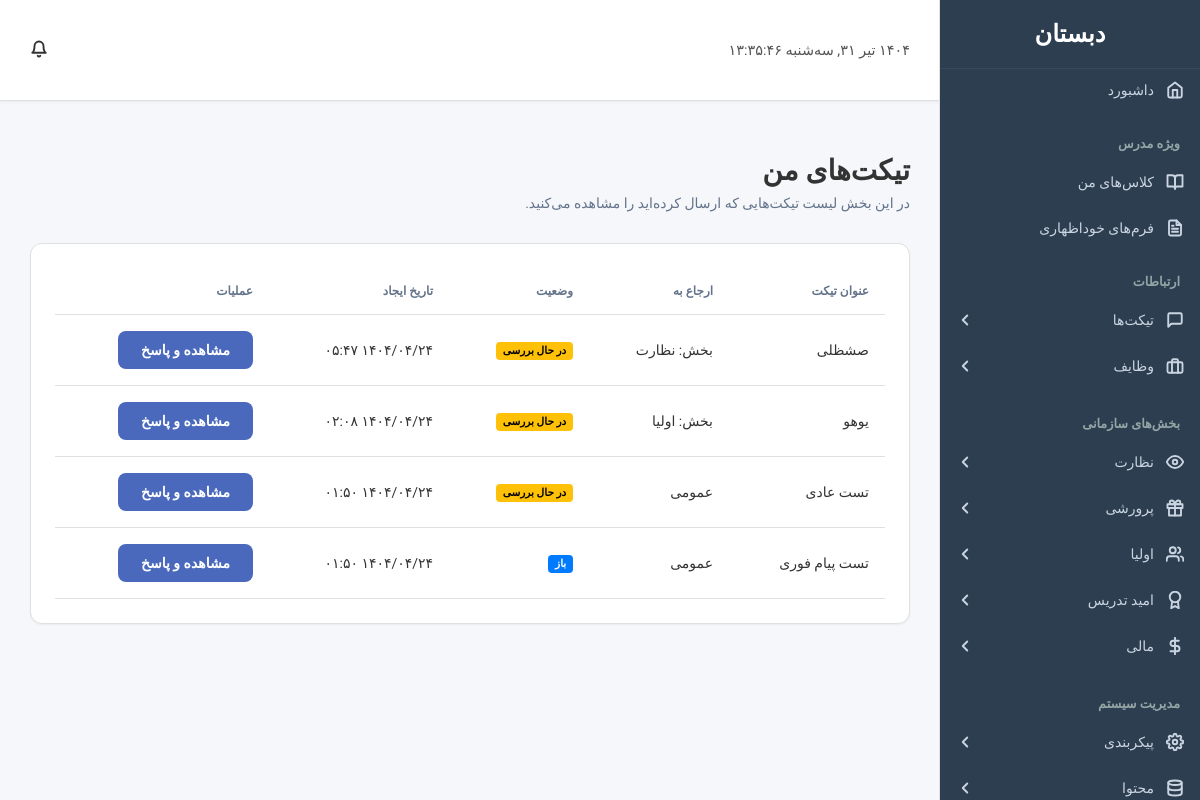
The page /user/my_tickets.php (signed in) on the database its author committed.
### tables this page shows
CREATE TABLE `tickets` (
  `id` int(11) NOT NULL,
  `title` varchar(255) NOT NULL,
  `message` text NOT NULL,
  `user_id` int(11) NOT NULL,
  `assigned_to_department_id` int(11) DEFAULT NULL,
  `assigned_to_user_id` int(11) DEFAULT NULL,
  `status` enum('open','in_progress','closed') NOT NULL DEFAULT 'open',
  `priority` enum('normal','urgent') NOT NULL DEFAULT 'normal',
  `created_at` datetime DEFAULT current_timestamp()
);

CREATE TABLE `departments` (
  `id` int(11) NOT NULL,
  `department_name` varchar(100) NOT NULL,
  `department_description` text DEFAULT NULL
);

### includes/functions.php (called while the page is built, shortened)
<?php
require_once 'jdf.php';
function to_persian_date($datetime_str, $format = 'Y/m/d H:i') {
    $timestamp = strtotime($datetime_str);
    return jdf($format, $timestamp);
}
?>

### includes/jdf.php (called while the page is built, shortened)
<?php
function jdf($format, $timestamp = '', $none = '', $time_zone = 'Asia/Tehran', $tr_num = 'fa')
{
	$T_sec = 0;
	$ts = $T_sec + (($timestamp === '') ? time() : tr_num($timestamp));
	$date = explode('_', date('H_i_j_n_O_P_s_w_Y', $ts));
	list($j_y, $j_m, $j_d) = gregorian_to_jalali($date[8], $date[3], $date[2]);
	$doy = ($j_m < 7) ? (($j_m - 1) * 31) + $j_d - 1 : (($j_m - 7) * 30) + $j_d + 185;
	$kab = (((($date[8] - 1969) % 4) == 0) and !(($date[8] - 1969) % 100 == 0) and (($date[8] - 1969) % 400 != 0)) ? 1 : 0;
	$sy = (($date[8] - 1) % 4) == 0;
	$j_week = ($date[6] < 6) ? $date[6] + 1 : 0;
	$p_week = array('یک شنبه', 'دوشنبه', 'سه شنبه', 'چهارشنبه', 'پنج شنبه', 'جمعه', 'شنبه');
	$p_month = array('فروردین', 'اردیبهشت', 'خرداد', 'تیر', 'مرداد', 'شهریور', 'مهر', 'آبان', 'آذر', 'دی', 'بهمن', 'اسفند');
	$month_name = isset($p_month[$j_m - 1]) ? $p_month[$j_m - 1] : '';
	$format = str_replace(array('Mo', 'Month', 'D', 'W', 'Y', 'yy', 'y', 'm', 'n', 'd', 'j', 'w', 'S', 'g', 'G', 'h', 'H', 'i', 's', 't', 'a', 'A', 'z', 'O', 'P', 'B', 'L'), array($date[3], $month_name, $j_d, $p_week[$j_week], $j_y, substr($j_y, 2, 4), substr($j_y, 2, 4), ($j_m > 9) ? $j_m : '0' . $j_m, $j_m, ($j_d > 9) ? $j_d : '0' . $j_d, $j_d, $j_week, 'ام', ($date[0] > 12) ? $date[0] - 12 : $date[0], $date[0], ($date[0] > 12) ? $date[0] - 12 : $date[0], $date[0], $date[1], $date[7], ($j_m != 12) ? (31 - (int)($j_m / 6.5)) : ($kab ? 30 : 29), ($date[0] < 12) ? 'ق.ظ' : 'ب.ظ', ($date[0] < 12) ? 'قبل از ظهر' : 'بعد از ظهر', $doy, $date[4], $date[5], (int)(($ts % 86400) + 3600) / 3.6, $sy), $format);
	if ($tr_num != 'en') {
		$format = str_replace(array('0', '1', '2', '3', '4', '5', '6', '7', '8', '9'), array('۰', '۱', '۲', '۳', '۴', '۵', '۶', '۷', '۸', '۹'), $format);
	}
	return ($none === '') ? $format : str_replace(array(0, 1, 2, 3, 4, 5, 6, 7, 8, 9), array('', '', '', '', '', '', '', '', '', ''), $format);
}
function gregorian_to_jalali($g_y, $g_m, $g_d, $mod = '')
{
	$g_d_m = array(0, 31, 59, 90, 120, 151, 181, 212, 243, 273, 304, 334);
	if ($g_y > 1600) {
		$jy = 979;
		$g_y -= 1600;
	} else {
		$jy = 0;
		$g_y -= 621;
	}
	$gy2 = ($g_m > 2) ? ($g_y + 1) : $g_y;
	$days = (365 * $g_y) + ((int)(($gy2 + 3) / 4)) - ((int)(($gy2 + 99) / 100)) + ((int)(($gy2 + 399) / 400)) - 80 + $g_d + $g_d_m[$g_m - 1];
	$jy += 33 * ((int)($days / 12053));
	$days %= 12053;
	$jy += 4 * ((int)($days / 1461));
	$days %= 1461;
	$jy += (int)(($days - 1) / 365);
	if ($days > 365) $days = ($days - 1) % 365;
	if ($days < 186) {
		$jm = 1 + (int)($days / 31);
		$jd = 1 + ($days % 31);
	} else {
		$jm = 7 + (int)(($days - 186) / 30);
		$jd = 1 + (($days - 186) % 30);
	}
	return ($mod === '') ? array($jy, $jm, $jd) : $jy . $mod . $jm . $mod . $jd;
}
function tr_num($str, $mod = 'en', $mf = '٫')
{
	$num_a = array('0', '1', '2', '3', '4', '5', '6', '7', '8', '9', '.');
	$key_a = array('۰', '۱', '۲', '۳', '۴', '۵', '۶', '۷', '۸', '۹', $mf);
	return ($mod == 'fa') ? str_replace($num_a, $key_a, $str) : str_replace($key_a, $num_a, $str);
}
?>

### user/my_tickets.php (the view, shortened to what this page needs)
<?php
require_once "../includes/functions.php";
$user_id = $_SESSION['id'];
$tickets = [];
$sql = "SELECT t.id, t.title, t.status, t.created_at, d.department_name
        FROM tickets t
        LEFT JOIN departments d ON t.assigned_to_department_id = d.id
        WHERE t.user_id = ?
        ORDER BY t.created_at DESC";
if($stmt = mysqli_prepare($link, $sql)){
    mysqli_stmt_bind_param($stmt, "i", $user_id);
    mysqli_stmt_execute($stmt);
    $result = mysqli_stmt_get_result($stmt);
    $tickets = mysqli_fetch_all($result, MYSQLI_ASSOC);
}
function get_status_badge($status) {
    switch ($status) {
        case 'open':
            return '<span class="badge badge-primary">باز</span>';
        case 'in_progress':
            return '<span class="badge badge-warning">در حال بررسی</span>';
    }
}
require_once "../includes/header.php";
?>
<div class="page-content">
    <h2>تیکت‌های من</h2>
    <p>در این بخش لیست تیکت‌هایی که ارسال کرده‌اید را مشاهده می‌کنید.</p>
    <div class="table-container">
        <table class="table">
            <thead>
                <tr>
                    <th>عنوان تیکت</th>
                        <th>ارجاع به</th>
                    <th>وضعیت</th>
                    <th>تاریخ ایجاد</th>
                    <th>عملیات</th>
                </tr>
            </thead>
            <tbody>
                <?php if (empty($tickets)): ?>
                    <tr><td colspan="5" style="text-align: center;">شما تاکنون هیچ تیکتی ارسال نکرده‌اید.</td></tr>
                <?php else: ?>
                    <?php foreach ($tickets as $ticket): ?>
                        <tr>
                            <td><?php echo htmlspecialchars($ticket['title']); ?></td>
                            <td>
                                <?php
                                if (!empty($ticket['assigned_username'])) {
                                    echo 'کاربر: ' . htmlspecialchars($ticket['assigned_username']);
                                } elseif (!empty($ticket['department_name'])) {
                                    echo 'بخش: ' . htmlspecialchars($ticket['department_name']);
                                } else {
                                    echo 'عمومی';
                                }
                                ?>
                            </td>
                            <td><?php echo get_status_badge($ticket['status']); ?></td>
                            <td><?php echo to_persian_date($ticket['created_at']); ?></td>
                            <td>
                                <a href="view_ticket.php?id=<?php echo $ticket['id']; ?>" class="btn btn-primary btn-sm">مشاهده و پاسخ</a>
                            </td>
                        </tr>
                    <?php endforeach; ?>
                <?php endif; ?>
            </tbody>
        </table>
    </div>
</div>
<?php require_once "../includes/footer.php"; ?>

### assets/css/style.css (style rules this page uses)
:root { --primary-color: #6a5af9; --primary-hover-color: #5a4bf8; --sidebar-bg: #1e293b; --sidebar-link-color: #cbd5e1; --sidebar-link-hover-color: #ffffff; --sidebar-link-active-bg: rgba(106, 90, 249, 0.1); --sidebar-link-active-border: #6a5af9; --background-color: #f1f5f9; --widget-bg: #ffffff; --text-color: #0f172a; --text-muted: #64748b; --border-color: #e2e8f0; --danger-color: #ef4444; --success-color: #22c55e; --font-family: 'Vazirmatn', sans-serif; --shadow-sm: 0 1px 2px 0 rgb(0 0 0 / 0.05); --shadow-md: 0 4px 6px -1px rgb(0 0 0 / 0.1), 0 2px 4px -2px rgb(0 0 0 / 0.1); --shadow-lg: 0 10px 15px -3px rgb(0 0 0 / 0.1), 0 4px 6px -2px rgb(0 0 0 / 0.1); --radius-md: 0.5rem; --radius-lg: 0.75rem; }
body { font-family: var(--font-family); background-color: var(--background-color); direction: rtl; text-align: right; margin: 0; font-size: 14px; color: var(--text-color); -webkit-font-smoothing: antialiased; -moz-osx-font-smoothing: grayscale; }
.btn { padding: 10px 22px; border: 1px solid transparent; border-radius: var(--radius-md); cursor: pointer; font-size: 14px; font-weight: 600; transition: all 0.2s ease; text-decoration: none; display: inline-flex; align-items: center; gap: 8px; }
.btn-primary { background-color: var(--primary-color); color: white; }
.form-container, .table-container, .widget { background: var(--widget-bg); padding: 24px; border-radius: var(--radius-lg); box-shadow: var(--shadow-sm); border: 1px solid var(--border-color); }
.table { width: 100%; border-collapse: collapse; }
.table th, .table td { padding: 16px; border-bottom: 1px solid var(--border-color); }
.table th { font-weight: 600; font-size: 12px; text-transform: uppercase; color: var(--text-muted); text-align: right; }
.page-content > h2 { font-size: 1.75rem; font-weight: 700; margin-bottom: 8px; }
.page-content > p { color: var(--text-muted); margin-top: 0; margin-bottom: 32px; }

### assets/css/dashboard.css (style rules this page uses)
:root { --primary-color: #4a69bd; --sidebar-bg: #2c3e50; --sidebar-text: #ecf0f1; --sidebar-hover-bg: #34495e; --main-bg: #f5f7fa; --text-color: #333; --border-color: #e0e0e0; }
body { display: flex; height: 100vh; overflow: hidden; }

### user/my_tickets.php (style rules this page uses)
.badge { display: inline-block; padding: .35em .65em; font-size: .75em; font-weight: 700; line-height: 1; text-align: center; white-space: nowrap; vertical-align: baseline; border-radius: .25rem; }
.badge-primary { color: #fff; background-color: #007bff; }
.badge-warning { color: #000; background-color: #ffc107; }

### rows shown on the page
tickets: title "صشظلی", departments.department_name "نظارت", status "در حال بررسی", created_at "۱۴۰۴/۰۴/۲۴ ۰۵:۴۷"
tickets: title "یوهو", departments.department_name "اولیا", status "در حال بررسی", created_at "۱۴۰۴/۰۴/۲۴ ۰۲:۰۸"
tickets: title "تست عادی", shows "عمومی", status "در حال بررسی", created_at "۱۴۰۴/۰۴/۲۴ ۰۱:۵۰"
tickets: title "تست پیام فوری", shows "عمومی", status "باز", created_at "۱۴۰۴/۰۴/۲۴ ۰۱:۵۰"
